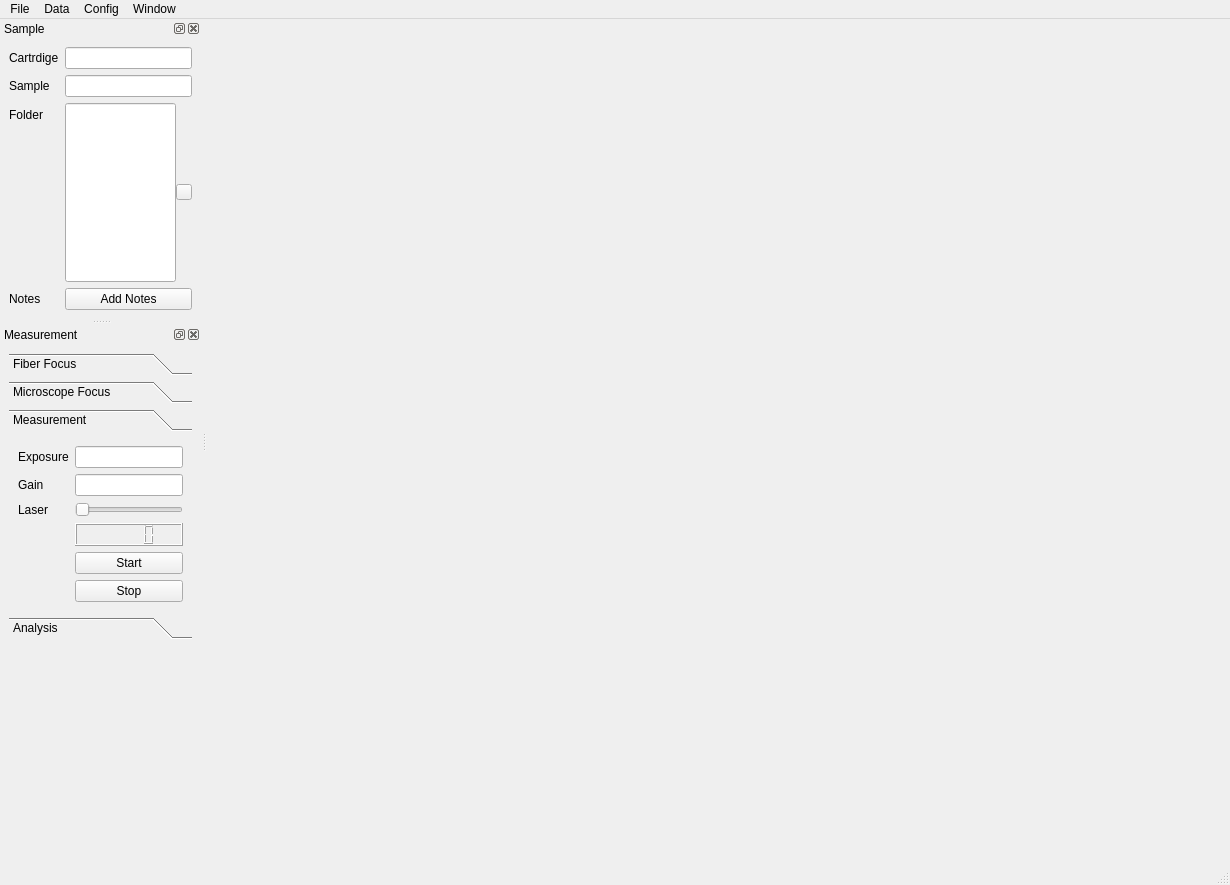
<?xml version="1.0" encoding="UTF-8"?>
<ui version="4.0">
 <class>MainWindow</class>
 <widget class="QMainWindow" name="MainWindow">
  <property name="geometry">
   <rect>
    <x>0</x>
    <y>0</y>
    <width>1230</width>
    <height>885</height>
   </rect>
  </property>
  <property name="windowTitle">
   <string>Dispertech - Every Particle Counts</string>
  </property>
  <widget class="QWidget" name="centralwidget"/>
  <widget class="QMenuBar" name="menubar">
   <property name="geometry">
    <rect>
     <x>0</x>
     <y>0</y>
     <width>1230</width>
     <height>21</height>
    </rect>
   </property>
   <widget class="QMenu" name="menuFile">
    <property name="title">
     <string>File</string>
    </property>
   </widget>
   <widget class="QMenu" name="menuData">
    <property name="title">
     <string>Data</string>
    </property>
   </widget>
   <widget class="QMenu" name="menuConfig">
    <property name="title">
     <string>Config</string>
    </property>
   </widget>
   <widget class="QMenu" name="menuWindow">
    <property name="title">
     <string>Window</string>
    </property>
   </widget>
   <addaction name="menuFile"/>
   <addaction name="menuData"/>
   <addaction name="menuConfig"/>
   <addaction name="menuWindow"/>
  </widget>
  <widget class="QStatusBar" name="statusbar"/>
  <widget class="QDockWidget" name="dockWidget_3">
   <property name="cursor">
    <cursorShape>ArrowCursor</cursorShape>
   </property>
   <property name="windowTitle">
    <string>Sample</string>
   </property>
   <attribute name="dockWidgetArea">
    <number>1</number>
   </attribute>
   <widget class="QWidget" name="dockWidgetContents_3">
    <layout class="QFormLayout" name="formLayout">
     <item row="0" column="0">
      <widget class="QLabel" name="label">
       <property name="text">
        <string>Cartrdige</string>
       </property>
       <property name="buddy">
        <cstring>lineEdit</cstring>
       </property>
      </widget>
     </item>
     <item row="0" column="1">
      <widget class="QLineEdit" name="lineEdit"/>
     </item>
     <item row="1" column="0">
      <widget class="QLabel" name="label_2">
       <property name="text">
        <string>Sample</string>
       </property>
       <property name="buddy">
        <cstring>lineEdit_2</cstring>
       </property>
      </widget>
     </item>
     <item row="1" column="1">
      <widget class="QLineEdit" name="lineEdit_2"/>
     </item>
     <item row="2" column="0">
      <widget class="QLabel" name="label_3">
       <property name="text">
        <string>Folder</string>
       </property>
      </widget>
     </item>
     <item row="2" column="1">
      <widget class="QWidget" name="widget" native="true">
       <layout class="QHBoxLayout" name="horizontalLayout">
        <property name="spacing">
         <number>0</number>
        </property>
        <property name="leftMargin">
         <number>0</number>
        </property>
        <property name="topMargin">
         <number>0</number>
        </property>
        <property name="rightMargin">
         <number>0</number>
        </property>
        <property name="bottomMargin">
         <number>0</number>
        </property>
        <item>
         <widget class="QLineEdit" name="lineEdit_3">
          <property name="sizePolicy">
           <sizepolicy hsizetype="Expanding" vsizetype="Expanding">
            <horstretch>0</horstretch>
            <verstretch>0</verstretch>
           </sizepolicy>
          </property>
         </widget>
        </item>
        <item>
         <widget class="QPushButton" name="pushButton">
          <property name="maximumSize">
           <size>
            <width>16</width>
            <height>16</height>
           </size>
          </property>
          <property name="styleSheet">
           <string notr="true">border-image: url(:/icons/Icons/folder-open.png) 0 0 0 0 strech strech;</string>
          </property>
          <property name="text">
           <string/>
          </property>
         </widget>
        </item>
       </layout>
      </widget>
     </item>
     <item row="3" column="0">
      <widget class="QLabel" name="label_4">
       <property name="text">
        <string>Notes</string>
       </property>
      </widget>
     </item>
     <item row="3" column="1">
      <widget class="QPushButton" name="pushButton_2">
       <property name="text">
        <string>Add Notes</string>
       </property>
      </widget>
     </item>
    </layout>
   </widget>
  </widget>
  <widget class="QDockWidget" name="dockWidget_4">
   <property name="windowTitle">
    <string>Measurement</string>
   </property>
   <attribute name="dockWidgetArea">
    <number>1</number>
   </attribute>
   <widget class="QWidget" name="dockWidgetContents_4">
    <layout class="QVBoxLayout" name="verticalLayout">
     <item>
      <widget class="QToolBox" name="toolBox">
       <property name="currentIndex">
        <number>2</number>
       </property>
       <widget class="QWidget" name="page">
        <property name="geometry">
         <rect>
          <x>0</x>
          <y>0</y>
          <width>200</width>
          <height>219</height>
         </rect>
        </property>
        <attribute name="label">
         <string>Fiber Focus</string>
        </attribute>
        <layout class="QFormLayout" name="formLayout_2">
         <item row="0" column="1">
          <widget class="QPushButton" name="pushButton_3">
           <property name="text">
            <string>Start</string>
           </property>
          </widget>
         </item>
         <item row="1" column="1">
          <widget class="QPushButton" name="pushButton_4">
           <property name="text">
            <string>Done</string>
           </property>
          </widget>
         </item>
        </layout>
       </widget>
       <widget class="QWidget" name="page_2">
        <property name="geometry">
         <rect>
          <x>0</x>
          <y>0</y>
          <width>200</width>
          <height>219</height>
         </rect>
        </property>
        <attribute name="label">
         <string>Microscope Focus</string>
        </attribute>
        <layout class="QFormLayout" name="formLayout_3">
         <item row="1" column="1">
          <widget class="QPushButton" name="pushButton_6">
           <property name="text">
            <string>Start</string>
           </property>
          </widget>
         </item>
         <item row="3" column="1">
          <widget class="QPushButton" name="pushButton_5">
           <property name="text">
            <string>Done</string>
           </property>
          </widget>
         </item>
         <item row="2" column="1">
          <widget class="QPushButton" name="pushButton_8">
           <property name="text">
            <string>Crop</string>
           </property>
          </widget>
         </item>
        </layout>
       </widget>
       <widget class="QWidget" name="page_3">
        <attribute name="label">
         <string>Measurement</string>
        </attribute>
        <layout class="QFormLayout" name="formLayout_4">
         <item row="0" column="0">
          <widget class="QLabel" name="label_5">
           <property name="text">
            <string>Exposure</string>
           </property>
          </widget>
         </item>
         <item row="0" column="1">
          <widget class="QLineEdit" name="lineEdit_4"/>
         </item>
         <item row="2" column="0">
          <widget class="QLabel" name="label_6">
           <property name="text">
            <string>Gain</string>
           </property>
          </widget>
         </item>
         <item row="2" column="1">
          <widget class="QLineEdit" name="lineEdit_5"/>
         </item>
         <item row="3" column="0">
          <widget class="QLabel" name="label_7">
           <property name="text">
            <string>Laser</string>
           </property>
          </widget>
         </item>
         <item row="4" column="1">
          <widget class="QLCDNumber" name="lcdNumber"/>
         </item>
         <item row="5" column="1">
          <widget class="QPushButton" name="pushButton_7">
           <property name="text">
            <string>Start</string>
           </property>
          </widget>
         </item>
         <item row="3" column="1">
          <widget class="QSlider" name="horizontalSlider">
           <property name="maximum">
            <number>100</number>
           </property>
           <property name="orientation">
            <enum>Qt::Horizontal</enum>
           </property>
          </widget>
         </item>
         <item row="6" column="1">
          <widget class="QPushButton" name="pushButton_9">
           <property name="text">
            <string>Stop</string>
           </property>
          </widget>
         </item>
        </layout>
       </widget>
       <widget class="QWidget" name="page_4">
        <attribute name="label">
         <string>Analysis</string>
        </attribute>
       </widget>
      </widget>
     </item>
     <item>
      <spacer name="verticalSpacer">
       <property name="orientation">
        <enum>Qt::Vertical</enum>
       </property>
       <property name="sizeHint" stdset="0">
        <size>
         <width>20</width>
         <height>40</height>
        </size>
       </property>
      </spacer>
     </item>
    </layout>
   </widget>
  </widget>
 </widget>
 <resources>
  <include location="resources.qrc"/>
 </resources>
 <connections/>
</ui>
